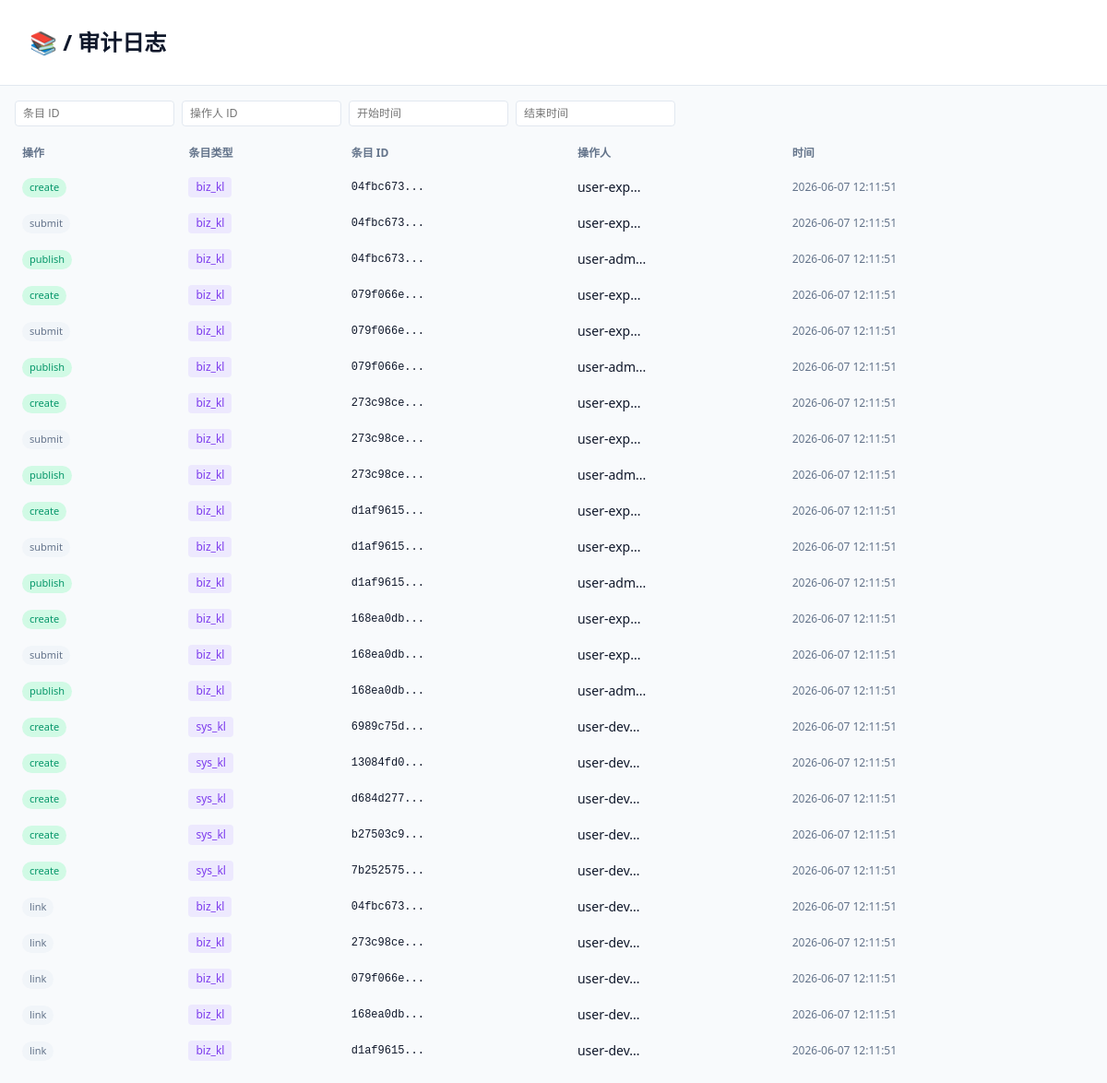
The page /hx/audit-list on the database its author committed.
### tables this page shows
CREATE TABLE audit_logs (
    id TEXT PRIMARY KEY,
    item_type TEXT NOT NULL CHECK(item_type IN ('biz_kl', 'sys_kl')),
    item_id TEXT NOT NULL,
    action TEXT NOT NULL CHECK(action IN ('create', 'update', 'publish', 'reject', 'submit', 'link', 'unlink', 'withdraw')),
    actor_id TEXT NOT NULL,
    details TEXT,
    created_at DATETIME DEFAULT CURRENT_TIMESTAMP
);

### app.py (the view)
@app.get("/hx/audit-list")
def hx_audit_list(request: Request, item_id: Optional[str] = None, actor_id: Optional[str] = None, from_: Optional[str] = Query(None, alias="from"), to: Optional[str] = None):
    db = get_db()
    try:
        logs = list_audit(db, item_id, actor_id, from_, to)
        return templates.TemplateResponse("audit.html", {
            "request": request, "logs": logs, "item_id": item_id or "", "actor_id": actor_id or "", "from_": from_ or "", "to": to or "",
        })
    finally:
        db.close()

### templates/audit.html
{% extends "base.html" %}
{% block content %}
<div class="header">
    <div class="container">
        <h1><a href="/" style="text-decoration:none;color:inherit">📚</a> / 审计日志</h1>
    </div>
</div>
<div class="container">
    <div class="filter-bar">
        <input type="text" placeholder="条目 ID" value="{{ item_id }}" hx-get="/hx/audit-list" hx-target="#logContent" hx-trigger="keyup changed delay:300ms" name="item_id">
        <input type="text" placeholder="操作人 ID" value="{{ actor_id }}" hx-get="/hx/audit-list" hx-target="#logContent" hx-trigger="keyup changed delay:300ms" name="actor_id">
        <input type="text" placeholder="开始时间" value="{{ from_ }}" hx-get="/hx/audit-list" hx-target="#logContent" hx-trigger="keyup changed delay:300ms" name="from">
        <input type="text" placeholder="结束时间" value="{{ to }}" hx-get="/hx/audit-list" hx-target="#logContent" hx-trigger="keyup changed delay:300ms" name="to">
    </div>
    <div id="logContent">
    {% if logs %}
    <table>
        <thead>
            <tr><th>操作</th><th>条目类型</th><th>条目 ID</th><th>操作人</th><th>时间</th></tr>
        </thead>
        <tbody>
        {% for log in logs %}
            <tr>
                <td><span class="badge badge-{{ 'published' if log.action in ['publish', 'create'] else 'draft' }}">{{ log.action }}</span></td>
                <td><span class="biz-tag">{{ log.item_type }}</span></td>
                <td style="font-family:var(--font-code);font-size:12px">{{ log.item_id[:8] }}...</td>
                <td>{{ log.actor_id[:8] }}...</td>
                <td style="color:var(--text-secondary);font-size:12px">{{ log.created_at[:19] if log.created_at else '' }}</td>
            </tr>
        {% endfor %}
        </tbody>
    </table>
    {% else %}
    <div class="empty-state">暂无审计日志</div>
    {% endif %}
    </div>
</div>
{% endblock %}

### templates/base.html (shortened to what this page needs)
<!DOCTYPE html>
<html lang="zh-CN">
<head>
</head>
<body>
{% block content %}{% endblock %}
</body>
</html>

### templates/base.html (style rules this page uses)
:root { --primary: #1a56db; --primary-hover: #1e40af; --surface: #f8fafc; --card: #ffffff; --border: #e2e8f0; --text: #0f172a; --text-secondary: #64748b; --success: #059669; --warning: #d97706; --danger: #dc2626; --biz-accent: #7c3aed; --sys-accent: #0891b2; --font-body: system-ui, -apple-system, sans-serif; --font-heading: system-ui, -apple-system, sans-serif; --font-code: 'SF Mono', 'Cascadia Code', Consolas, monospace; }
* { margin: 0; padding: 0; box-sizing: border-box; }
body { font-family: var(--font-body); font-size: 14px; line-height: 1.5; color: var(--text); background: var(--surface); }
.container { max-width: 1200px; margin: 0 auto; padding: 16px; }
.header { background: var(--card); border-bottom: 1px solid var(--border); padding: 12px 16px; }
.header .container { display: flex; align-items: center; justify-content: space-between; }
.header h1 { font-size: 24px; font-weight: 600; color: var(--text); }
.badge { border-radius: 100px; padding: 2px 8px; font-size: 11px; display: inline-block; }
.badge-published { background: #d1fae5; color: var(--success); }
.badge-draft { background: #f1f5f9; color: var(--text-secondary); }
.biz-tag { background: #ede9fe; color: var(--biz-accent); border-radius: 4px; padding: 2px 8px; font-size: 12px; display: inline-block; margin-right: 4px; }
table { width: 100%; border-collapse: collapse; }
thead { background: var(--surface); }
th { font-size: 12px; color: var(--text-secondary); padding: 8px; text-align: left; }
td { padding: 8px; }
tbody tr:nth-child(even) td { background: var(--surface); }
.filter-bar { display: flex; gap: 8px; margin-bottom: 12px; flex-wrap: wrap; }
.filter-bar select, .filter-bar input { padding: 6px 8px; border: 1px solid var(--border); border-radius: 4px; font-size: 12px; }

### rows shown on the page
audit_logs: action "create", item_type "biz_kl", item_id "04fbc673", actor_id "user-exp", created_at "2026-06-07 12:11:51"
audit_logs: action "submit", item_type "biz_kl", item_id "04fbc673", actor_id "user-exp", created_at "2026-06-07 12:11:51"
audit_logs: action "publish", item_type "biz_kl", item_id "04fbc673", actor_id "user-adm", created_at "2026-06-07 12:11:51"
audit_logs: action "create", item_type "biz_kl", item_id "079f066e", actor_id "user-exp", created_at "2026-06-07 12:11:51"
audit_logs: action "submit", item_type "biz_kl", item_id "079f066e", actor_id "user-exp", created_at "2026-06-07 12:11:51"
audit_logs: action "publish", item_type "biz_kl", item_id "079f066e", actor_id "user-adm", created_at "2026-06-07 12:11:51"
audit_logs: action "create", item_type "biz_kl", item_id "273c98ce", actor_id "user-exp", created_at "2026-06-07 12:11:51"
audit_logs: action "submit", item_type "biz_kl", item_id "273c98ce", actor_id "user-exp", created_at "2026-06-07 12:11:51"
audit_logs: action "publish", item_type "biz_kl", item_id "273c98ce", actor_id "user-adm", created_at "2026-06-07 12:11:51"
audit_logs: action "create", item_type "biz_kl", item_id "d1af9615", actor_id "user-exp", created_at "2026-06-07 12:11:51"
audit_logs: action "submit", item_type "biz_kl", item_id "d1af9615", actor_id "user-exp", created_at "2026-06-07 12:11:51"
audit_logs: action "publish", item_type "biz_kl", item_id "d1af9615", actor_id "user-adm", created_at "2026-06-07 12:11:51"
audit_logs: action "create", item_type "biz_kl", item_id "168ea0db", actor_id "user-exp", created_at "2026-06-07 12:11:51"
audit_logs: action "submit", item_type "biz_kl", item_id "168ea0db", actor_id "user-exp", created_at "2026-06-07 12:11:51"
audit_logs: action "publish", item_type "biz_kl", item_id "168ea0db", actor_id "user-adm", created_at "2026-06-07 12:11:51"
audit_logs: action "create", item_type "sys_kl", item_id "6989c75d", actor_id "user-dev", created_at "2026-06-07 12:11:51"
audit_logs: action "create", item_type "sys_kl", item_id "13084fd0", actor_id "user-dev", created_at "2026-06-07 12:11:51"
audit_logs: action "create", item_type "sys_kl", item_id "d684d277", actor_id "user-dev", created_at "2026-06-07 12:11:51"
audit_logs: action "create", item_type "sys_kl", item_id "b27503c9", actor_id "user-dev", created_at "2026-06-07 12:11:51"
audit_logs: action "create", item_type "sys_kl", item_id "7b252575", actor_id "user-dev", created_at "2026-06-07 12:11:51"
audit_logs: action "link", item_type "biz_kl", item_id "04fbc673", actor_id "user-dev", created_at "2026-06-07 12:11:51"
audit_logs: action "link", item_type "biz_kl", item_id "273c98ce", actor_id "user-dev", created_at "2026-06-07 12:11:51"
audit_logs: action "link", item_type "biz_kl", item_id "079f066e", actor_id "user-dev", created_at "2026-06-07 12:11:51"
audit_logs: action "link", item_type "biz_kl", item_id "168ea0db", actor_id "user-dev", created_at "2026-06-07 12:11:51"
audit_logs: action "link", item_type "biz_kl", item_id "d1af9615", actor_id "user-dev", created_at "2026-06-07 12:11:51"
